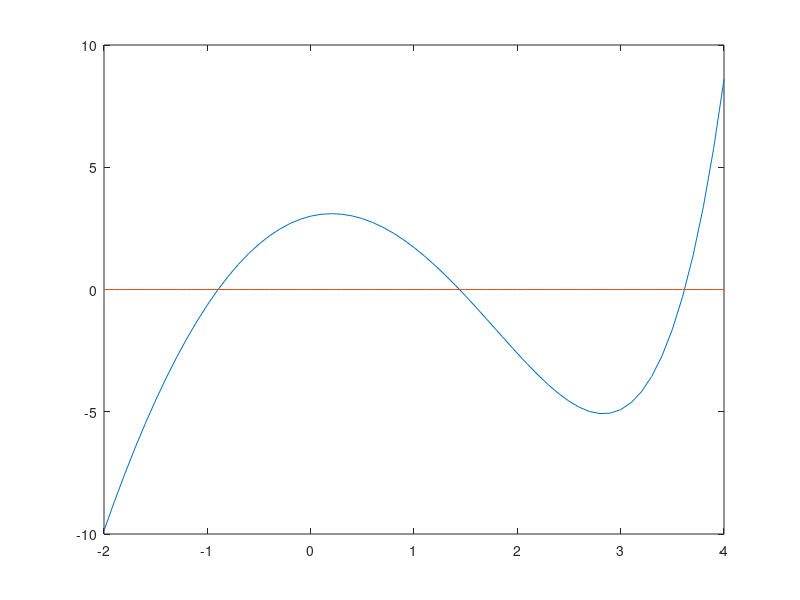

This chart was generated by the following MATLAB code: (Note: this script raises an error after producing the figure.)
%% Class 3: Nonlinear Equations
%
% These notes will cover the basics of solving nonlinear equations, which
% show up in economics in a variety of ways, most obviously in the
% calculation of equilibrium. 
%
%% Nonlinear Equation Form 
%
% * Consider a function $f: R^n \rightarrow R^n$ this week we will consider how to solve
% a rootfinding problem, $f(x) = 0$. 
%
% * We may also want to solve an
%   equivalent fixed point problem $g(x) = x$, simply by defining 
%   $f(x) = g(x) - x$.
%
%% Bisection
%
% * The simplist method of equation solving is bisection, which is applied
% only to single variable equations, although it can be used as part of
% multi-dimensional solution approaches. 
%
% * Bisection is based on the intermediate value theorem, so it requires:
%
% # $f : R \rightarrow R$ is continuous. 
% # There exists $a < b$ such that $f(a) < 0 < f(b)$. 
%
% * From here, the bisection algorithm simply bisects [a b] to get closer
% and closer to a zero: 
%
% # Given $[a, b]$, compute the midpoint $c \leftarrow (a + b) /2$ and $f(c)$.
% # if $f(c) < 0$, assign $a \leftarrow c$, else assign $b \leftarrow c$.
% # if $b - a < \epsilon$, stop; else go to 1. 
%
%
% Let's use it to solve something. First, define the function,
X = -2:.1:4;
Fx = 2 + exp(X) - 3.*(X.^2);
plot(X, Fx, X, zeros(size(X)));
%%
% It's continuous, and it has a zero (in fact, three) so bisection should be able to find a root. 
% Here's our bisection code: 
%
% <include> bisection.m </include>
%
%
%% 
% We still need to call it, which requires passing a function. In MATLAB,
% all variables are really pointers, so we can assign a function using
% anonomyous functions rather than writing a file for it: 
f = @(x) 2 + exp(x) - 3.*(x.^2);
%%
% Now we can call bisection: 
sol1 = bisection(f, -2, 4)

f(sol1)

%%
% Of course, we just found a solution, and my initial bracket actually
% contains three, a different bracket might find a different solution...
sol2 = bisection(f, -1, 4)

f(sol2)

%% Iteration 
%
% As with linear equations, we can simply iterate nonlinear equations in
% hopes that they converge to a fixed point:
%
% $$x^{(k+1)} \leftarrow g(x^{(k)})$$
%
% This will work if we are sufficiently close to a fixed point $x^*$ where
% $||g'(x^*)|| < 1$.
%
%
g = @(x) [ x(1)^.5,  x(1).^.25 + x(2)^.75];

x = [.5 .5];

maxit = 1000;
for iter = 1:maxit
    nextX = g(x);
    if abs(x - nextX) < 1e-6
        break;
    end
    x = nextX;
    disp([iter x]);
end

format long
disp([iter x g(x)]);
format short
%%
% Of course, this is going to be far less robust than something like
% bisection, but it is easy, and if you know you have a contraction, it may
% be worth implementing before moving on to other methods. 
%% Newton's Method
%
% Newton's method is the real workhorse for solving nonlinear equations. It
% is an iterative scheme that follows the principle of _successive
% linearization_. That is, it approximates the nonlinear problem with its
% linear taylor approximation, solves that, and then checks the solution
% of the original problem. 
%
% Newton's method iterations are derived from a first-order Taylor approximation: 
%
% $$ f(x) \approx f(x^{(k)}) + f'(x^{(k)})(x - x^{(k)}) = 0 $$
%
% Solve for $x^{(k+1)}$ to get the iteration rule: 
%
% $$ x^{(k+1)} \leftarrow x^{(k)} - [f'(x^{(k)})]^{-1}f(x^{(k)}) $$
%
% For Newton's Method to work we need: 
%
% # $f$ is continuously differentiable.  
% # $f(x^{(0)}$ is sufficiently close to a root. 
% # $f'$ is invertible at the root.
%
% These will not always hold, and there is no theoretical way to determine
% sufficiently close. 
%
% Let's follow the Miranda and Fackler textbook and use newtons method to
% solve a Cournot Duopoply. The primatives are: 
%
% * Demand for the good is CES: $P(q) = q^{-1/\eta}$, where $q = q_1 + q_2$. 
% * Each firm has quadratic costs: $C_i(q) = \frac{1}{2} c_i q_i^2$ for $i = 1,2$. 
%
% Then firm $i$ solves, 
%
% $$ \max_{q_i} P(q_i + q_{-i})q_i - C_i(q_i) $$
%
% We can find equilibrium of this model by simultaneously solving both
% firms first order conditions, which will be nonlinear equations for $i = 1,2$: 
%
% $$ f_i(q) = (q_i + q_{-i})^{-1/\eta} - (1/\eta)(q_i + q_{-i})^{-1/(\eta-1)}q_i
% - c_iq_i = 0$$
%
% So we can write a function to calculate this function and its Jacobian: 
%
% <include> cournot.m </include>
%
%
% To solve this with Newton's method we just follow the iteration rule: 
q = [2; 2];
tol = 1e-8;
maxit = 100;
for iter =1:maxit
    [f, dF] = cournot(q);
    q = q - dF\f;
    if norm(f) < tol
        break
    end
end

fprintf('Iter: %d, q = (%f, %f), f(q) = (%f, %f)\n', iter, q(1), q(2), f(1), f(2));
%%
%
% The catch with Newton's method is that you have to compute the Jacobian,
% and things may not work very well if it is ill-conditionioned.
% Quasi-Newton methods, which we'll discuss next time, offer alternatives
% based on the successive linearization principle. 
%
% The MATLAB quasi-Newton method solver is fsolve:

options = optimoptions('fsolve','Display','iter','SpecifyObjectiveGradient',true);
options
fsolve('cournot', [2; 2], options)
%%
% Seems to give us the same answer, that's good news. 

%% Numerical Differentiation
%
% While it is best to have an analytic derivative, it is common to
% approximate derivatives numerically. With most Newton-based solvers such
% as KNITRO and |fsolve| they will take their own numerical derivatives if
% you don't specify the gradient. In our example above, that also works
% just fine: 

options = optimoptions('fsolve','Display','final','SpecifyObjectiveGradient',false);
fsolve('cournot', [2; 2], options)

%% 
% What's going on under the hood? Exactly what you would expect. Recall the
% definition of a derivative:
%
% $$ f'(x) = \lim_{h \rightarrow 0} \frac{f(x+h) - f(x)}{h} $$
%
% So let's just approximate this with a 'small' $h$. How small is small?
% Back to Taylor expansions: 
%
% $$f(x + h) = f(x) + f'(x)h + O(h^2) $$
%
% $$ f'(x) = \frac{f(x+h) - f(x)}{h} + O(h)$$
%
% So the error is of order $h$. This is a one-sided finite difference
% equation. It is probably the most common because it requires only a
% single additional computation of $f$ for each direction. 
%
% However, its not hard to increase accuracy. Consider two second order
% expansions: 
%
% $$f(x + h) = f(x) + f'(x)h + f''(x)\frac{h^2}{2} + O(h^3) $$
%
% $$f(x - h) = f(x) - f'(x)h + f''(x)\frac{h^2}{2} + O(h^3) $$
%
% Subtracting one from the other and solve for $f'(x)$: 
%
% $$f'(x) = \frac{f(x+h) - f(x-h)}{2h} + O(h^2)$$
% 
% We can take this further and gain even more accuracy at the cost of
% additional funciton evaluations. 
%
% This still leaves us the question of how to set $h$. Miranda and Fackler
% suggest the rule of thumb for one-sided derivatives. 
%
% $$h = \max(|x|, 1) \sqrt(\epsilon)$$
%
% Where $\epsilon$ is machine epsilon. The same rule of thump for two-sided
% derivatives would lead to: 
%
% $$h = \max(|x|, 1) \sqrt[3](\epsilon)$$
%
% These amount to about $10^{-8}$ or to $10^{-6}$ respecitively.
%
% So we can implement a numerical Jacobian as: 
%
% <include> myJac.m </include>
%
%
% Note that the Jacobiean takes $N$ function evaluations to compute,
% therefore for large functions, computing a numerical derivative may
% produce a time sink, and it may be worthwhile to code the analytical
% Jacobian. 
%
% To see that it works: 
mJ = myJac('cournot', q)
[f, J] = cournot(q)
%%
%
%
% Now we can use it inside Newton's Method:
q = [2; 2];
tol = 1e-8;
maxit = 100;
for iter =1:maxit
    f = cournot(q);
    dF = myJac('cournot', q); 
    q = q - dF\f;
    if norm(f) < tol
        break
    end
end

fprintf('Iter: %d, q = (%f, %f), f(q) = (%f, %f)\n', iter, q(1), q(2), f(1), f(2));